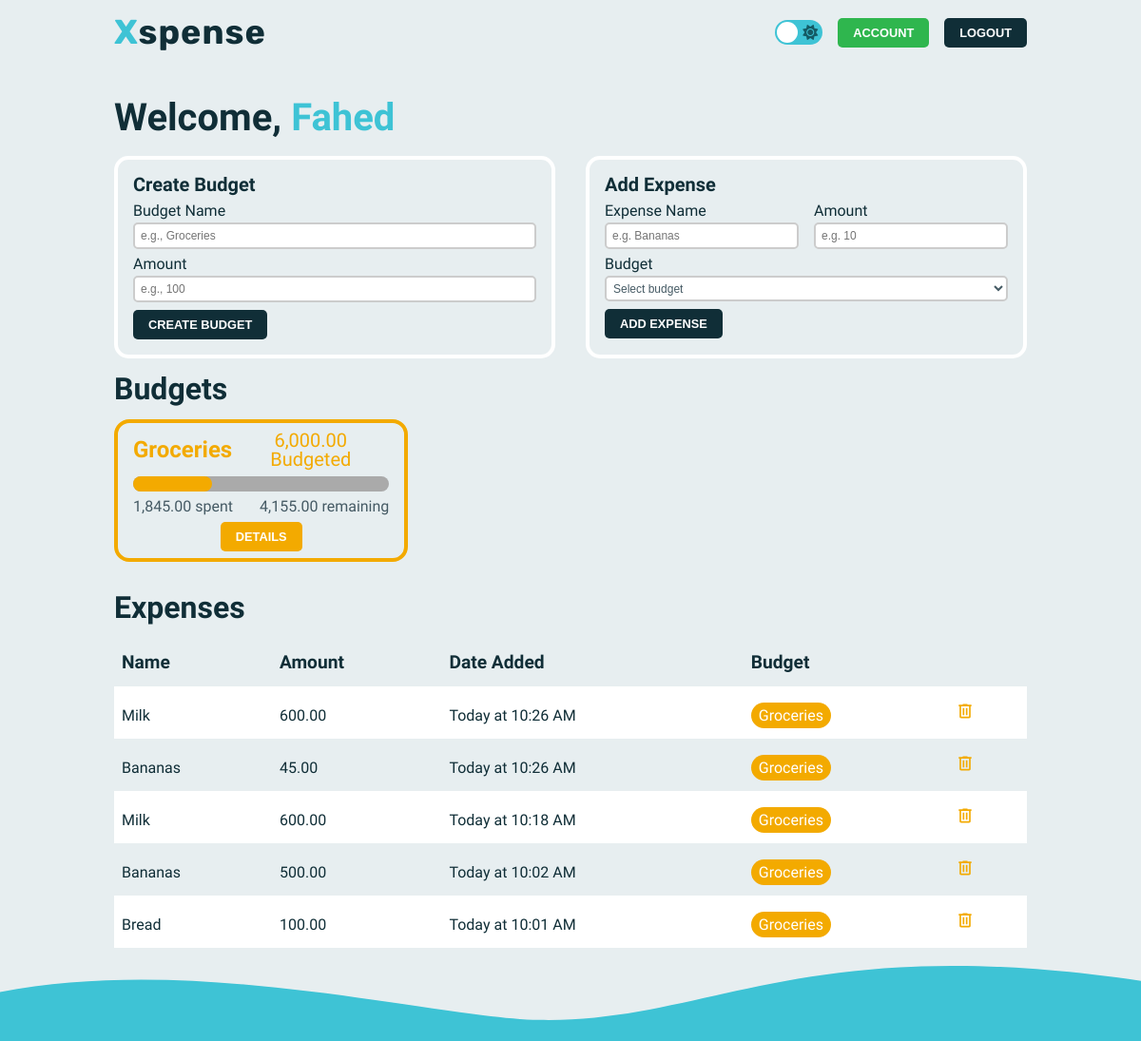
The page /dashboard (signed in) on the database its author committed.
### models.py (models this page shows, shortened)
class User(db.Model, UserMixin):
    __tablename__ = "user"
    id = db.Column(db.Integer, primary_key=True)
    name = db.Column(db.String(25), nullable=False)
    username = db.Column(db.String(25), nullable=False, unique=True)
    password = db.Column(db.String(80), nullable=False)
    date_added = db.Column(db.DateTime, default=datetime.utcnow)
    budgets = db.relationship("Budget", backref="user")
    expenses = db.relationship("Expense", backref="user")

class Budget(db.Model, UserMixin):
    __tablename__ = "budget"
    id = db.Column(db.Integer, primary_key=True)
    name = db.Column(db.String(25), nullable=False)
    amount = db.Column(db.Float, nullable=False)
    spent = db.Column(db.Float, nullable=False, default=0)
    color = db.Column(db.String(9), nullable=False)
    date_added = db.Column(db.DateTime, default=datetime.utcnow)
    user_id = db.Column(db.Integer, db.ForeignKey("user.id"))
    expenses = db.relationship("Expense", backref="budget")

class Expense(db.Model, UserMixin):
    __tablename__ = "expense"
    id = db.Column(db.Integer, primary_key=True)
    name = db.Column(db.String(25), nullable=False)
    amount = db.Column(db.Float, nullable=False)
    date_added = db.Column(db.DateTime, default=datetime.utcnow)
    budget_id = db.Column(db.Integer, db.ForeignKey("budget.id"))
    user_id = db.Column(db.Integer, db.ForeignKey("user.id"))

### app.py (the view)
@app.route("/dashboard", methods=["GET"])
@login_required
def dashboard():
    budget_form = BudgetForm()
    expense_form = ExpenseForm()
    return render_template(
        "dashboard.html",
        current_user=current_user,
        budget_form=budget_form,
        expense_form=expense_form,
        curr_f=currency_formatter,
    )

### forms.py (shortened to what this page needs)
class BudgetForm(FlaskForm):
    name = StringField(
        "Budget Name",
        validators=[InputRequired(), length(min=3, max=20)],
        render_kw={"placeholder": "e.g., Groceries"},
    )
    amount = FloatField(
        "Amount",
        validators=[InputRequired()],
        render_kw={"placeholder": "e.g., 100"},
    )
    submit = SubmitField("Create Budget")

class ExpenseForm(FlaskForm):
    expense_name = StringField(
        "Expense Name",
        validators=[InputRequired(), length(min=3, max=20)],
        render_kw={"placeholder": "e.g. Bananas"},
    )
    expense_amount = FloatField(
        "Amount",
        validators=[InputRequired()],
        render_kw={"placeholder": "e.g. 10"},
    )
    expense_submit = SubmitField("Add Expense")

### app.py (called while the page is built)
@login_manager.user_loader
def load_user(user_id):
    return User.query.get(int(user_id))

### helpers.py (called while the page is built)
def currency_formatter(number):
    return "{:,.2f}".format(number)

### templates/dashboard.html (shortened to what this page needs)
{% extends 'layout.html' %}
{% block header %}
<a href="/account" ><button class="btn btn-secondary btn-small">Account</button></a>
<a href="/logout" ><button class="btn btn-small">logout</button></a>
{% endblock %}
{% block body %}
<div class="container dashboard">
  <h1 class="title">Welcome, <span class="highlight">{{ current_user.name }}</span></h1>
  <div class="create">
    <div class="card budget">
      <h3 class="sub-subtitle">Create Budget</h3>
      <form action="/new-budget" method="post" novalidate>
        <div class="form-control">
          {{ budget_form.name.label}}
          {{ budget_form.name(class="input", size=20)}}
        </div>
        <div class="form-control">
          {{ budget_form.amount.label}}
          {{ budget_form.amount(class="input", size=20)}}
        </div>
        {{ budget_form.submit(class="btn btn-small") }}
      </form>
    </div>
    {% if current_user.budgets %}
    <div class="card expense">
      <h3 class="sub-subtitle">Add Expense</h3>
      <form action="/new-expense" method="post">
        <div class="expense-wrapper">
          <div class="form-control">
            {{ expense_form.expense_name.label}}
            {{ expense_form.expense_name(class="input", size=20)}}
          </div>
          <div class="form-control">
            {{ expense_form.expense_amount.label}}
            {{ expense_form.expense_amount(class="input", size=20)}}
          </div>
        </div>
        <div class="form-control">
          <label for="category">Budget</label>
          <select name="budget" id="budget" class="input select" required>
            {% with budgets = current_user.budgets %}
              <option value="" disabled selected>Select budget</option>
            {% endwith %}
          </select>
        </div>
        {{ expense_form.expense_submit(class="btn btn-small") }}
      </form>
    </div>
    {% endif %}
  </div>
  {% if current_user.budgets %}
  <h2 class="subtitle">Budgets</h2>
  <div class="budgets-container">
    {% for budget in current_user.budgets %}
    <div class="budget-card {{ budget.color }}">
      <div class="row">
        <h3 class="sub-subtitle row-title {{ budget.color }}">{{ budget.name }}</h3>
        <p class="amount {{ budget.color }}">{{ curr_f(budget.amount) }} Budgeted</p>
      </div>
      <div class="row {{ budget.color }}">
        <progress max="{{ budget.amount }}" value="{{ budget.spent }}"></progress>
      </div>
      <div class="row progress-text">
        <small>{{ curr_f(budget.spent) }} spent</small>
        {% if budget.amount - budget.spent < 0 %}
        <small class="warn">{{  curr_f(budget.spent - budget.amount) }} overbudget</small>
        {% else %}
        <small>{{ curr_f(budget.amount - budget.spent) }} remaining</small>
        {% endif %}
      </div>
      <div class="row">
        <a href="/budgets/{{ budget.name }}"><button class="btn btn-small {{ budget.color }}">details</button></a>
      </div>
    </div>
    {% endfor %}
  </div>
  {% endif %}
  {% if current_user.expenses %}
  <h2 class="subtitle">Expenses</h2>
  <table class="expenses">
      <tr>
        <th>Name</th>
        <th>Amount</th>
        <th>Date Added</th>
        <th>Budget</th>
        <th></th>
      </tr>
        {% for expense in current_user.expenses|reverse %}
          <tr>
            <td>{{ expense.name }}</td>
            <td>{{ curr_f(expense.amount) }}</td>
            <td>{{ moment(expense.date_added).calendar() }}</td>
            <td><span class="budget-name {{ expense.budget.color }}"><a href="/budgets/{{ expense.budget.name }}">{{ expense.budget.name }}</a></span></td>
            <td>
              <form action="/delete-expense" method="post">
                <button class="delete-expense" type="submit">
                  <svg
                    xmlns="http://www.w3.org/2000/svg"
                    height="20"
                    viewBox="0 -960 960 960"
                    width="24"
                    class="{{ expense.budget.color }}"
                  >
                    <path
                      d="M280-120q-33 0-56.5-23.5T200-200v-520h-40v-80h200v-40h240v40h200v80h-40v520q0 33-23.5 56.5T680-120H280Zm400-600H280v520h400v-520ZM360-280h80v-360h-80v360Zm160 0h80v-360h-80v360ZM280-720v520-520Z"
                    />
                  </svg>
                </button>
              </form>
            </td>
          </tr>
      {% endfor %}
    </table>
    {% endif %}
</div>
{% endblock %}

### templates/layout.html (shortened to what this page needs)
<!DOCTYPE html>
<html lang="en">
  <head>
    <link
      rel="stylesheet"
      href="https://cdnjs.cloudflare.com/ajax/libs/font-awesome/6.4.2/css/all.min.css"
    />
    <link rel="stylesheet" href="../static/css/reset.css" />
    <link rel="stylesheet" href="../static/css/style.css" />
    <link rel="stylesheet" href="../static/css/accents.css" />
    <link rel="stylesheet" href="../static/css/switch.css" />
  </head>
  <body>
    <header>
      <div class="logo">
        <a href="/"><span class="highlight">X</span>spense</a>
      </div>
      <div class="header-buttons">
        <div>
          <label for="checkbox" class="checkbox-label">
            <i class="fas fa-sun"></i>
            <span class="ball"></span>
          </label>
        </div>
        {% block header %}{% endblock %}
      </div>
    </header>
    {% block body %}{% endblock %}
    <footer>
      <svg
        class="footer-svg"
        xmlns="http://www.w3.org/2000/svg"
        viewBox="0 0 1366 90"
      >
        <defs></defs>
        <g id="Layer_2" data-name="Layer 2">
          <g id="Layer_1-2" data-name="Layer 1">
            <path
              d="M0,31.43C237.21-15.3,518.77,62.12,645.44,64.7,849,68.85,956.86-42.3,1366,17.93V126.3H0Z"
            />
          </g>
        </g>
      </svg>
    </footer>
  </body>
</html>

### static/css/style.css (style rules this page uses)
:root { --primary-color: #3ec3d5; --secondary-color: #145a64; --light-color: #ffffff; --text-color: #102E37; --text-color-light: #455a64; --progress-color: #aaa; --accent-color1: #2fb64e; --accent-color2: #ff555f; --accent-color3: #55adff; --accent-color4: #f3aa00; --accent-color5: #F78D3F; --accent-color6: #145b96; --accent-color7: #3d5f06; --background-color: #e7eef0; --footer-color: #3ec3d5; --box-shadow: 0 0 8px #bbb; --main-font: "Source Sans 3", sans-serif; --logo-font: "Rubik", sans-serif; }
* { margin: 0; padding: 0; box-sizing: border-box; transition: 0.1s; }
.logo { font-family: var(--logo-font); color: var(--text-color); font-size: 2.25rem; font-weight: 700; letter-spacing: 1px; }
.highlight { color: var(--primary-color) !important; }
body { font-family: var(--main-font); display: flex; flex-direction: column; justify-content: space-between; min-height: 100vh; background-color: var(--background-color); }
header { width: 80%; max-width: 1024px; margin: 0 auto; padding: 1rem 0; display: flex; justify-content: space-between; align-items: center; }
.header-buttons { display: flex; gap: 1rem; align-items: center; }
a { text-decoration: none; }
a, a:visited, a:hover, a:active { color: inherit; }
.footer-svg { fill: var(--footer-color) !important; position: relative; bottom: -3px; }
label { color: var(--text-color); }
.container { width: 80%; max-width: 1024px; margin: 0 auto; flex-grow: 1; padding: 1rem 0; }
.btn { text-transform: uppercase; padding: 0.625rem 1.25rem; font-size: 1rem; width: max-content; color: var(--light-color) !important; font-weight: 700; background-color: var(--text-color); border: none; border-radius: 5px; cursor: pointer; text-decoration: none; }
.btn-secondary { background-color: var(--accent-color1); }
.btn-small { padding: 0.5rem 1rem; font-size: 0.8rem; }
.input { width: 100%; height: 2em; padding: 1em 0.5em; border: 2px solid #ccc; border-radius: 4px; background-color: white; font-size: 1rem; margin-top: 0.25rem; color: var(--text-color-light); }
.title { font-size: 2.5rem; font-weight: 700; margin: 0.5em 0; color: var(--text-color); }
.subtitle { font-size: 2rem; font-weight: 700; margin-bottom: 0.5em; color: var(--text-color); }
.sub-subtitle { font-size: 1.25rem; font-weight: 700; margin-bottom: 0.5em; color: var(--text-color); }
.create { display: grid; grid-template-columns: 1fr 1fr; gap: 2rem; }
.create .input { width: 100%; padding: 1em 0.5em; border-radius: 5px; background-color: white; font-size: 0.75rem; margin-top: 0.25rem; color: var(--text-color-light); }
.card { border-radius: 15px; padding: 1rem; margin-bottom: 1rem; position: relative; border: 4px solid var(--light-color); }
.create form { display: flex; flex-direction: column; gap: 0.5rem; }
.expense-wrapper { display: grid; grid-template-columns: 1fr 1fr; gap: 1rem; }
.form-control { display: flex; flex-direction: column; position: relative; }
.input.select { padding: 0 0.25em; height: 2.25em; }
.budgets-container { display: grid; grid-template-columns: repeat(auto-fill, minmax(300px, 1fr)); gap: 1rem; margin-bottom: 2rem; }
.budget-card { padding: 1rem; height: 150px; border-radius: 16px; display: flex; gap: 0.5rem; flex-direction: column; justify-content: center; }
.row { width: 100%; text-align: center; display: flex; justify-content: space-between; align-items: center; }
.row a { margin: auto; }
.row .sub-subtitle { margin: 0; font-size: 1.5rem; }
.row .amount { font-size: 1.25rem; }
progress { width: 100%; height: 1rem; border: none; }
.progress-text { color: var(--text-color-light); }
table { border-collapse: collapse; width: 100%; }
th { font-size: 1.2rem; font-weight: 700; }
td , th { text-align: left; padding: 1rem 0.5rem; color: var(--text-color); }
.expenses tr:nth-child(even) { background-color: var(--light-color); }
.budget-name { display: inline; padding: .25rem .5rem; border-radius: 1em; color: white !important; font-weight: 500; }
.delete-expense { background-color: transparent; border: none; cursor: pointer; }

### static/css/accents.css (style rules this page uses)
.sub-subtitle.accent-4, .amount.accent-4 { color: var(--accent-color4); }
.budget-card.accent-4 { border: 4px solid var(--accent-color4); }
.row.accent-4 > progress::-webkit-progress-value, .btn-small.accent-4, .budget-name.accent-4 { background-color: var(--accent-color4); }
.accent-4 { fill: var(--accent-color4); color: var(--accent-color4); }

### rows shown on the page
User: name "Fahed"
Budget: name "Groceries", amount "6,000.00", spent "1,845.00", curr_f(budget.amount-budget.spent) "4,155.00"
Expense: name "Milk", amount "600.00", date_added "Today at 10:26 AM", budget.name "Groceries"
Expense: name "Bananas", amount "45.00", date_added "Today at 10:26 AM", budget.name "Groceries"
Expense: name "Milk", amount "600.00", date_added "Today at 10:18 AM", budget.name "Groceries"
Expense: name "Bananas", amount "500.00", date_added "Today at 10:02 AM", budget.name "Groceries"
Expense: name "Bread", amount "100.00", date_added "Today at 10:01 AM", budget.name "Groceries"

### other values the page prints
{{ budget_form.name.label }} "Budget Name"
{{ budget_form.amount.label }} "Amount"
{{ expense_form.expense_name.label }} "Expense Name"
{{ expense_form.expense_amount.label }} "Amount"
